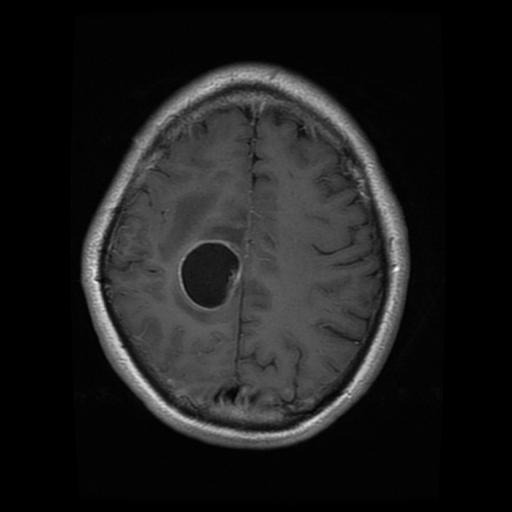
#> input picture data/Training/glioma/Tr-gl_1004.jpg, 512 x 512 px; its folder holds only this picture in this run
$ python 02_feature_engineering.py   (older library calls are emulated)
#> lines starting #> are read from the running program, lines starting #| are printed output that depends on the picture
import numpy as np
import pandas as pd
import json
import matplotlib.pyplot as plt
import matplotlib.gridspec as gridspec
from pathlib import Path
from PIL import Image
from skimage.feature import hog, local_binary_pattern, graycomatrix, graycoprops
from skimage import exposure
from scipy.stats import skew, kurtosis
import warnings
warnings.filterwarnings("ignore")

DATA_DIR   = Path("data/Training")
CLASSES    = ["glioma", "meningioma", "notumor", "pituitary"]
IMG_SIZE   = (128, 128)
OUTPUT_DIR = Path("outputs/features")
OUTPUT_DIR.mkdir(parents=True, exist_ok=True)

COLORS = {
    "glioma":     "#E63946",
    "meningioma": "#457B9D",
    "notumor":    "#2A9D8F",
    "pituitary":  "#E9C46A",
}


def load_image_gray(filepath, size=IMG_SIZE):
    """Load image as normalized grayscale numpy array [0,1]."""
#> called with size = (128, 128)
    img = Image.open(filepath).convert("L")
    img = img.resize(size, Image.LANCZOS)
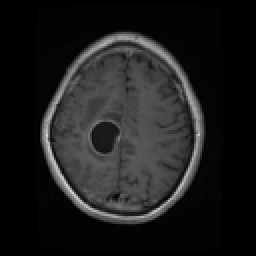
#> img: PIL image 128x128 L (shown 2 times larger); min 0, max 212, mean 28.9
    return np.array(img, dtype=np.float32) / 255.0

def extract_hog_features(img):
    """
    HOG captures shape & edge structure of the tumor.
    Gliomas have ragged edges (high gradient variance).
    Meningiomas have smooth edges (low gradient variance).
    Returns ~324 features + HOG visualization image.
    """
    features, hog_image = hog(
        img,
        orientations=9,
        pixels_per_cell=(16, 16),
        cells_per_block=(2, 2),
        block_norm='L2-Hys',
        visualize=True,
        feature_vector=True
    )
#> features = 1764 values, max 0.809 at index 280, min 0 at index 0, mean 0.0974
    # Rescale HOG image for better visualization
    hog_image_rescaled = exposure.rescale_intensity(hog_image, in_range=(0, 10))
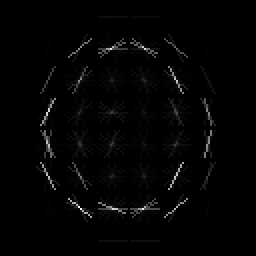
#> hog_image_rescaled: shape (128, 128) float32 (shown 2 times larger); min 0, max 0.0183, mean 0.000277; drawn with min black and max white
#> pass 3 of the loop `for col, cls in enumerate(CLASSES):`:
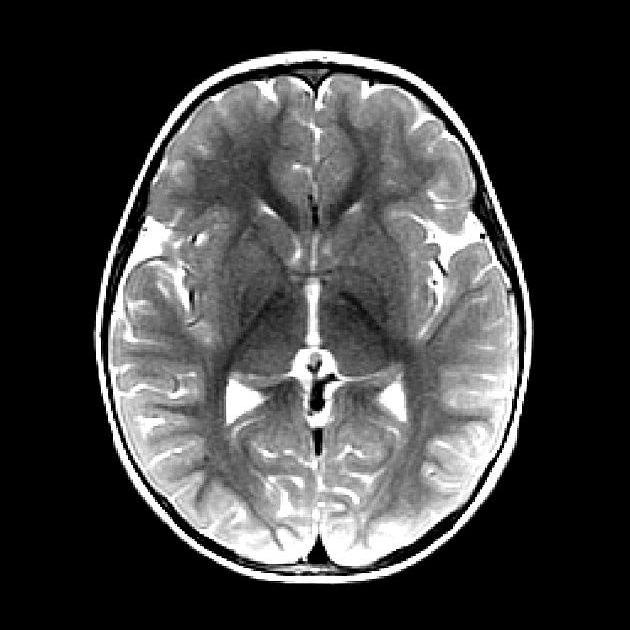
#> input picture data/Training/glioma/notumor/Tr-no_1008.jpg, 630 x 630 px
#> features = 1764 values, max 0.699 at index 1527, min 0 at index 0, mean 0.117
#> in extract_hog_features (call 2), `hog_image_rescaled = exposure.rescale_intensity(hog_image, in_range=(0..`:
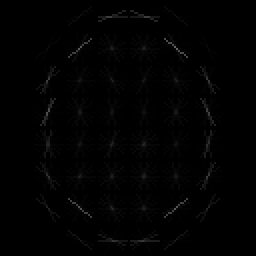
#> hog_image: shape (128, 128) float32 (shown 2 times larger); min 0, max 0.391, mean 0.00741
#> the loop made 4 passes; the first 3 are shown
    return features, hog_image_rescaled

def extract_lbp_features(img, radius=3, n_points=24):
    """
    LBP captures local texture patterns.
    Tumor tissue has different micro-texture from healthy tissue.
    Returns 26 histogram bins + LBP image.
    """
    lbp = local_binary_pattern(
        (img * 255).astype(np.uint8), n_points, radius, method='uniform')
    hist, bins = np.histogram(lbp, bins=np.arange(0, n_points + 3), density=True)
    return hist, lbp

def extract_intensity_stats(img):
    """
    10 statistical features of pixel intensity distribution.
    No Tumor class has darker mean than tumor classes — informative signal.
    """
    flat = img.flatten()
    return np.array([
        flat.mean(),
        flat.std(),
        flat.min(),
        flat.max(),
        skew(flat),
        kurtosis(flat),
        np.percentile(flat, 25),
        np.percentile(flat, 50),
        np.percentile(flat, 75),
        np.percentile(flat, 90),
    ])

def extract_glcm_features(img):
    """
    GLCM captures spatial relationships between pixel intensities.
    Returns 10 features (5 properties × 2 stats: mean + std).
    """
    img_uint8 = (img * 255).astype(np.uint8)
    glcm = graycomatrix(
        img_uint8, distances=[1, 3],
        angles=[0, np.pi/4, np.pi/2],
        levels=256, symmetric=True, normed=True)
    props = ['contrast', 'dissimilarity', 'homogeneity', 'energy', 'correlation']
    features = []
    for prop in props:
        values = graycoprops(glcm, prop)
        features.extend([values.mean(), values.std()])
    return np.array(features)


def get_sample_image(cls):
    """Return path to first available image in a class folder."""
    cls_path = DATA_DIR / cls
    images = sorted(cls_path.glob("*.jpg"))
    if not images:
        raise FileNotFoundError(f"No images found in {cls_path}")
    return images[0]

print("Generating HOG visualization...")
fig, axes = plt.subplots(2, 4, figsize=(16, 8))
fig.suptitle("HOG Feature Visualization — Shape & Edge Detection per Class",
             fontsize=14, fontweight='bold', y=1.01)

for col, cls in enumerate(CLASSES):
    try:
        path = get_sample_image(cls)
        img  = load_image_gray(path)
        _, hog_img = extract_hog_features(img)

        # Row 0: original MRI
        axes[0, col].imshow(img, cmap='gray')
        axes[0, col].set_title(cls.upper(), fontsize=11, fontweight='bold',
                               color=COLORS[cls])
        axes[0, col].axis('off')
        if col == 0:
            axes[0, col].set_ylabel("Original MRI", fontsize=9, labelpad=8)

        # Row 1: HOG image
        axes[1, col].imshow(hog_img, cmap='inferno')
        axes[1, col].axis('off')
        if col == 0:
            axes[1, col].set_ylabel("HOG Edges", fontsize=9, labelpad=8)

    except Exception as e:
        print(f"  [SKIP] {cls}: {e}")
        axes[0, col].axis('off')
        axes[1, col].axis('off')

plt.tight_layout()
plt.savefig(OUTPUT_DIR / "hog_visualization.png", dpi=150, bbox_inches='tight')
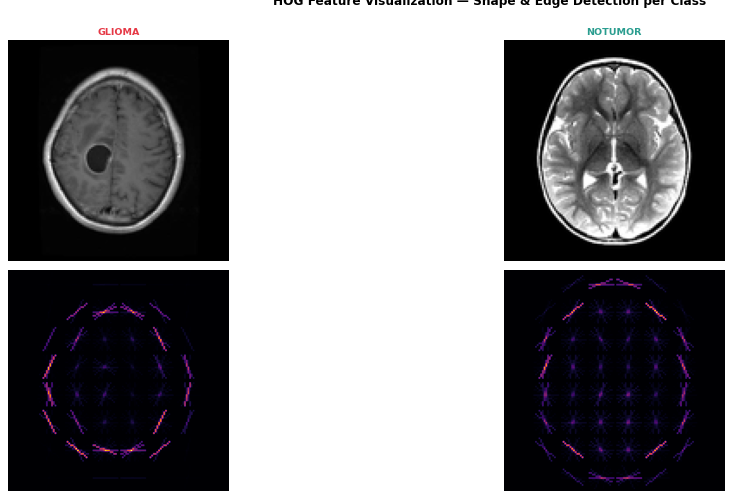
#> figure drawn by matplotlib, 4 panels
plt.close()
print("  [SAVED] hog_visualization.png")


print("Generating LBP visualization...")
fig, axes = plt.subplots(3, 4, figsize=(16, 12))
fig.suptitle("LBP Feature Visualization — Local Texture Patterns per Class",
             fontsize=14, fontweight='bold', y=1.01)

for col, cls in enumerate(CLASSES):
    try:
        path = get_sample_image(cls)
        img  = load_image_gray(path)
        hist, lbp_img = extract_lbp_features(img)
#> in extract_lbp_features, `lbp = local_binary_pattern( (img * 255).astype(np.uint8), n_points, ra..`:
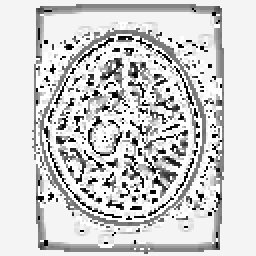
#> lbp: shape (128, 128) float64 (shown 2 times larger); min 0, max 25, mean 20.4; drawn with min black and max white
#> in extract_lbp_features, `hist, bins = np.histogram(lbp, bins=np.arange(0, n_points + 3), densit..`: hist = 26 values, max 0.438 at index 24, min 0.00464 at index 6, mean 0.0385; bins = 27 values from 0 to 26
#> pass 3 of the loop `for col, cls in enumerate(CLASSES):`:
#> in extract_lbp_features (call 2), `lbp = local_binary_pattern( (img * 255).astype(np.uint8), n_points, ra..`:
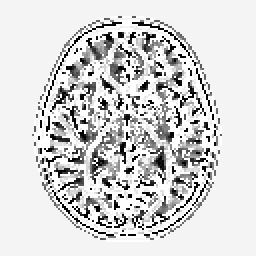
#> lbp: shape (128, 128) float64 (shown 2 times larger); min 0, max 25, mean 20.9; drawn with min black and max white
#> in extract_lbp_features (call 2), `hist, bins = np.histogram(lbp, bins=np.arange(0, n_points + 3), densit..`: hist = 26 values, max 0.526 at index 24, min 0.00641 at index 5, mean 0.0385
#> the loop made 4 passes; the first 3 are shown

        # Row 0: original
        axes[0, col].imshow(img, cmap='gray')
        axes[0, col].set_title(cls.upper(), fontsize=11, fontweight='bold',
                               color=COLORS[cls])
        axes[0, col].axis('off')
        if col == 0:
            axes[0, col].set_ylabel("Original MRI", fontsize=9)

        # Row 1: LBP image
        axes[1, col].imshow(lbp_img, cmap='viridis')
        axes[1, col].axis('off')
        if col == 0:
            axes[1, col].set_ylabel("LBP Pattern", fontsize=9)

        # Row 2: LBP histogram
        axes[2, col].bar(range(len(hist)), hist, color=COLORS[cls],
                         edgecolor='black', linewidth=0.4)
        axes[2, col].set_xlabel("LBP Bin", fontsize=8)
        axes[2, col].set_ylabel("Density", fontsize=8)
        axes[2, col].tick_params(labelsize=7)
        if col == 0:
            axes[2, col].set_ylabel("LBP Histogram\nDensity", fontsize=9)

    except Exception as e:
        print(f"  [SKIP] {cls}: {e}")
        for row in range(3):
            axes[row, col].axis('off')

plt.tight_layout()
plt.savefig(OUTPUT_DIR / "lbp_visualization.png", dpi=150, bbox_inches='tight')
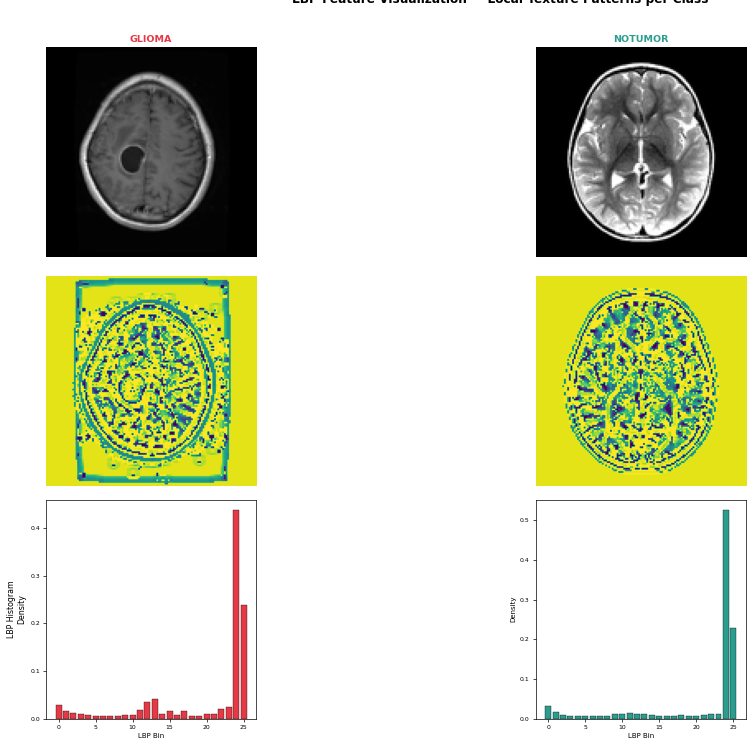
#> figure drawn by matplotlib, 6 panels; panel 5: tallest bar 0.438 high, from x = 23.6 to 24.4; panel 6: tallest bar 0.526 high, from x = 23.6 to 24.4
plt.close()
print("  [SAVED] lbp_visualization.png")

print("Generating intensity statistics visualization...")

# Collect stats for all 4 classes
stat_names = ["Mean", "Std", "Min", "Max", "Skewness",
              "Kurtosis", "P25", "P50", "P75", "P90"]
all_stats   = {}
all_hists   = {}

for cls in CLASSES:
    try:
        path = get_sample_image(cls)
        img  = load_image_gray(path)
        all_stats[cls] = extract_intensity_stats(img)
#> in extract_intensity_stats, `flat = img.flatten()`: flat = 16384 values, max 0.831 at index 8599, min 0 at index 0, mean 0.114
#> pass 3 of the loop `for cls in CLASSES:`:
#> the loop made 4 passes; the first 3 are shown
        all_hists[cls] = img.flatten()
    except Exception as e:
        print(f"  [SKIP] {cls}: {e}")

fig = plt.figure(figsize=(16, 10))
fig.suptitle("Intensity Statistics — Pixel Distribution per Class",
             fontsize=14, fontweight='bold')

gs = gridspec.GridSpec(2, 2, figure=fig, hspace=0.4, wspace=0.3)

# Subplot 1: pixel intensity histograms overlay
ax1 = fig.add_subplot(gs[0, :])
for cls, flat in all_hists.items():
    ax1.hist(flat, bins=50, alpha=0.55, color=COLORS[cls],
             label=cls.upper(), density=True, edgecolor='none')
#> this loop made 2 passes
#> cls on passes 1 to 2: 'glioma', 'notumor'
ax1.set_title("Pixel Intensity Distribution per Class (overlaid)", fontsize=11)
ax1.set_xlabel("Normalized Pixel Value [0–1]")
ax1.set_ylabel("Density")
ax1.legend(fontsize=9)
ax1.grid(axis='y', alpha=0.3)

# Subplot 2: mean intensity bar chart
ax2 = fig.add_subplot(gs[1, 0])
means = [all_stats[cls][0] for cls in CLASSES if cls in all_stats]
#> means = [0.114, 0.252]
#> (the run stopped early here; a loop or call above may not have finished)
